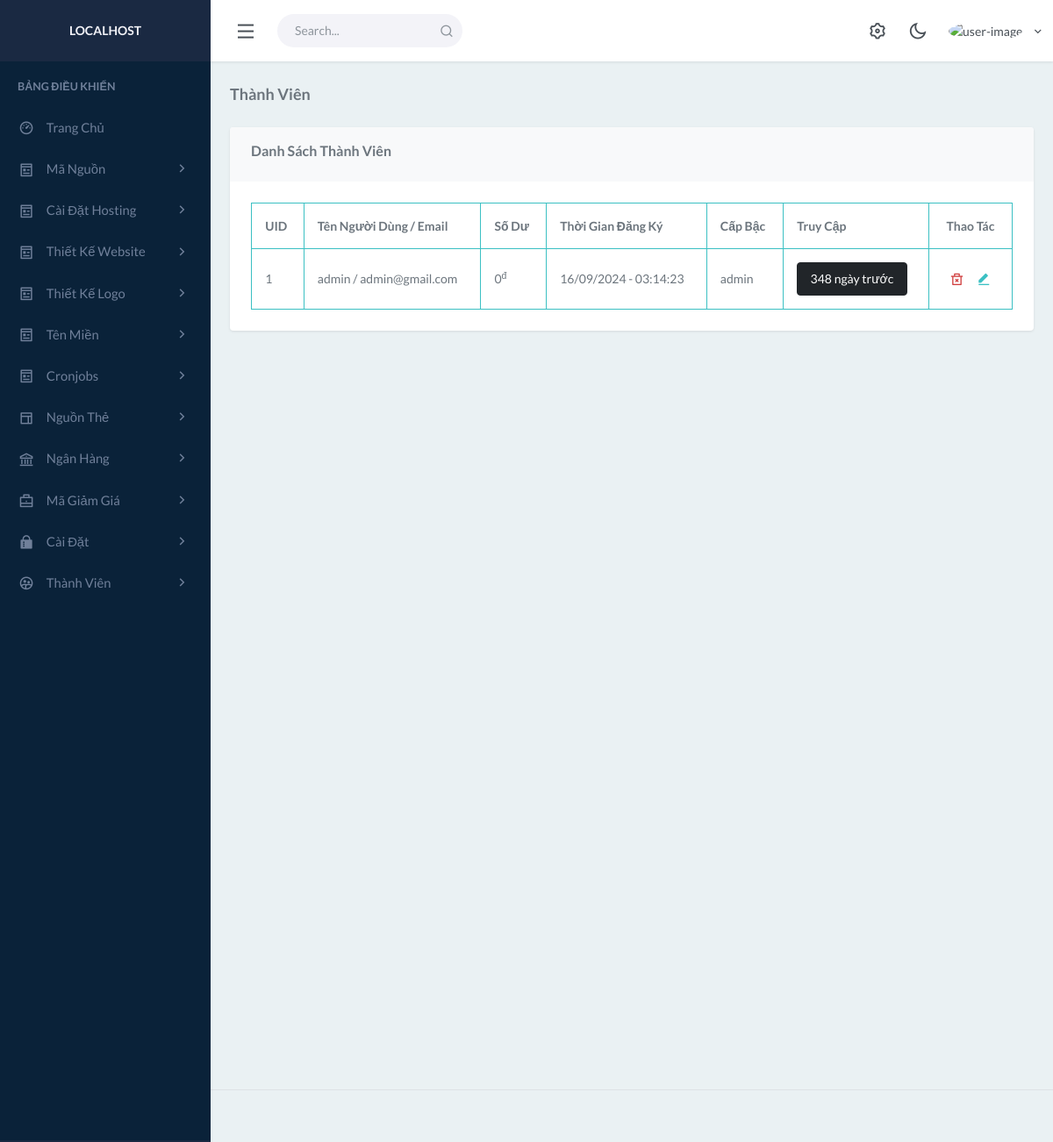
Screenshot of /administrator/users.php (signed in) with the database file from the repository.
### tables this page shows
CREATE TABLE `Users` (
  `id` int(11) NOT NULL,
  `Name` varchar(255) NOT NULL,
  `username` varchar(255) NOT NULL,
  `password` char(32) NOT NULL,
  `email` varchar(255) DEFAULT NULL,
  `money` int(11) DEFAULT 0,
  `remoney` int(11) DEFAULT 0,
  `money_aff` int(11) NOT NULL DEFAULT 0,
  `id_aff` int(11) DEFAULT NULL,
  `ip` varchar(45) DEFAULT NULL,
  `time` int(11) DEFAULT NULL,
  `level` enum('admin','member') DEFAULT 'member',
  `band` enum('yes','no') DEFAULT 'no',
  `date_online` int(11) DEFAULT NULL
);

### app/function.php (called while the page is built, shortened)
<?php
function distanceTime($thoiDiem){
    $thoiGianHienTai = time();
    $khoangCach = $thoiGianHienTai - $thoiDiem;
    if ($khoangCach < 60) {
        return $khoangCach . " giây trước";
    } elseif ($khoangCach < 3600) {
        return round($khoangCach / 60) . " phút trước";
    } elseif ($khoangCach < 86400) {
        return round($khoangCach / 3600) . " giờ trước";
    } else {
        return round($khoangCach / 86400) . " ngày trước";
    }
}
function ToTime($time){
    return date('d/m/Y - h:i:s', $time);
}
function Price($monney){
    return str_replace(".", ",", number_format($monney));
}
?>

### administrator/users.php (the view, shortened to what this page needs)
<?php
include('layouts/header.php');
?>
<div class="content-page">
            <div class="content">
                <div class="container-fluid">
                    <div class="row">
                        <div class="col-12">
                            <div class="page-title-box">
                                <h4 class="page-title"> Thành Viên </h4>
                                </div>
                        </div>
                    </div>
                   <div class="row">
                        <div class="col-xl-12">
                            <div class="card">
                                <div class="card-header">
                                    <h4 class="header-title"> Danh Sách Thành Viên </h4>
                                </div>
                                <div class="card-body">
                                    <div class="table-responsive-sm">
                                        <table class="table table-bordered border-primary table-centered mb-0">
                                            <thead>
                                                <tr>
                                                    <th> UID </th>
                                                    <th> Tên Người Dùng / Email </th>
                                                    <th> Số Dư </th>
                                                    <th> Thời Gian Đăng Ký </th>
                                                    <th> Cấp Bậc </th>
                                                    <th> Truy Cập </th>
                                                    <th class="text-center"> Thao Tác </th>
                                                </tr>
                                            </thead>
                                            <tbody>
                                                <?php
                                                $query = $connect->query("SELECT * FROM Users ");
                                                foreach($query as $row){
                                                ?>
                                                <tr>
                                                    <td class="table-user">
                                                        <?=$row['id'];?>
                                                    </td>
                                                    <td> <?=$row['username'];?> / <?=$row['email'];?> </td>
                                                    <td> <?=Price($row['money']);?><sup>đ</sup></td>
                                                    <td> <?=ToTime($row['time']);?> </td>
                                                    <td> <?=$row['level'];?> </td>
                                                    <?php if(time() - $row['date_online'] >= 60){
                                                            ?>
                                                                <td><button class="btn btn-dark"><?=distanceTime($row['date_online']);?></button></td>
                                                            <?php } else {
                                                                $adminonline = $adminonline + 1;
                                                            ?>
                                                                <td><button class="btn btn-success"> Hoạt Động </button></td>
                                                            <?php } ?>
                                                    <td class="text-center">
                                                        <a onclick="XoaUsers(<?=$row['id'];?>)" class="text-reset fs-16 px-1"> <i class="text-danger ri-delete-bin-2-line"></i></a>
                                                        <a href="./edit-user.php?id=<?=$row['id'];?>" class="text-reset fs-16 px-1"> <i class="text-primary ri-edit-fill"></i></a>
                                                    </td>
                                                </tr>
                                               <?php
                                                }
                                               ?>
                                            </tbody>
                                        </table>
                                    </div>
                                </div>
                            </div>
                        </div>
                    </div>
                </div>
            </div>
        </div>
<?php
include('layouts/footer.php');
?>

### rows the page displays
users: id "1", username "admin", email "admin@gmail.com", money "0", time "16/09/2024 - 03:14:23", level "admin", date_online "348 ngày trước"

### other values shown
inHoaString($_SERVER['SERVER_NAME']) "LOCALHOST"
